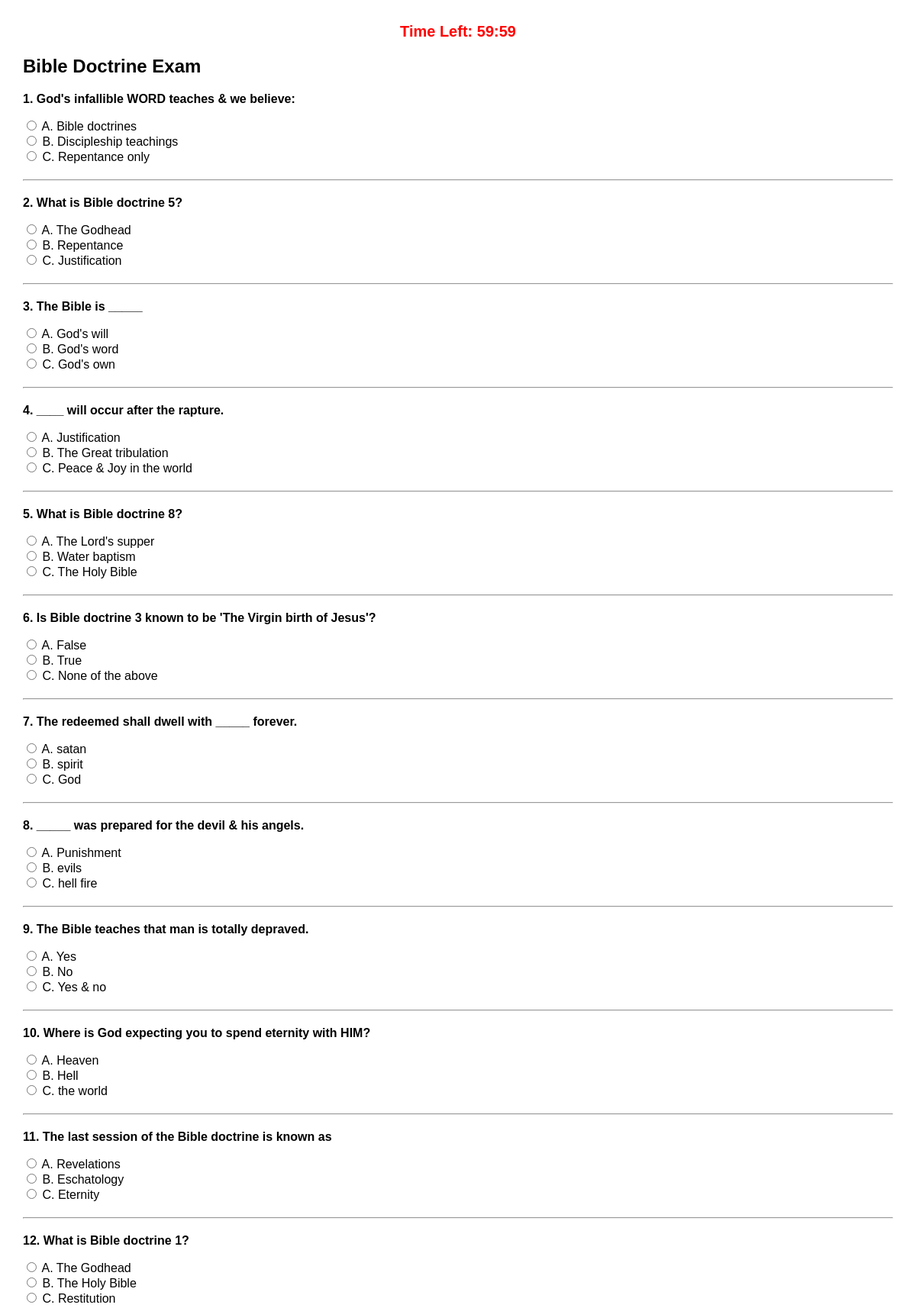
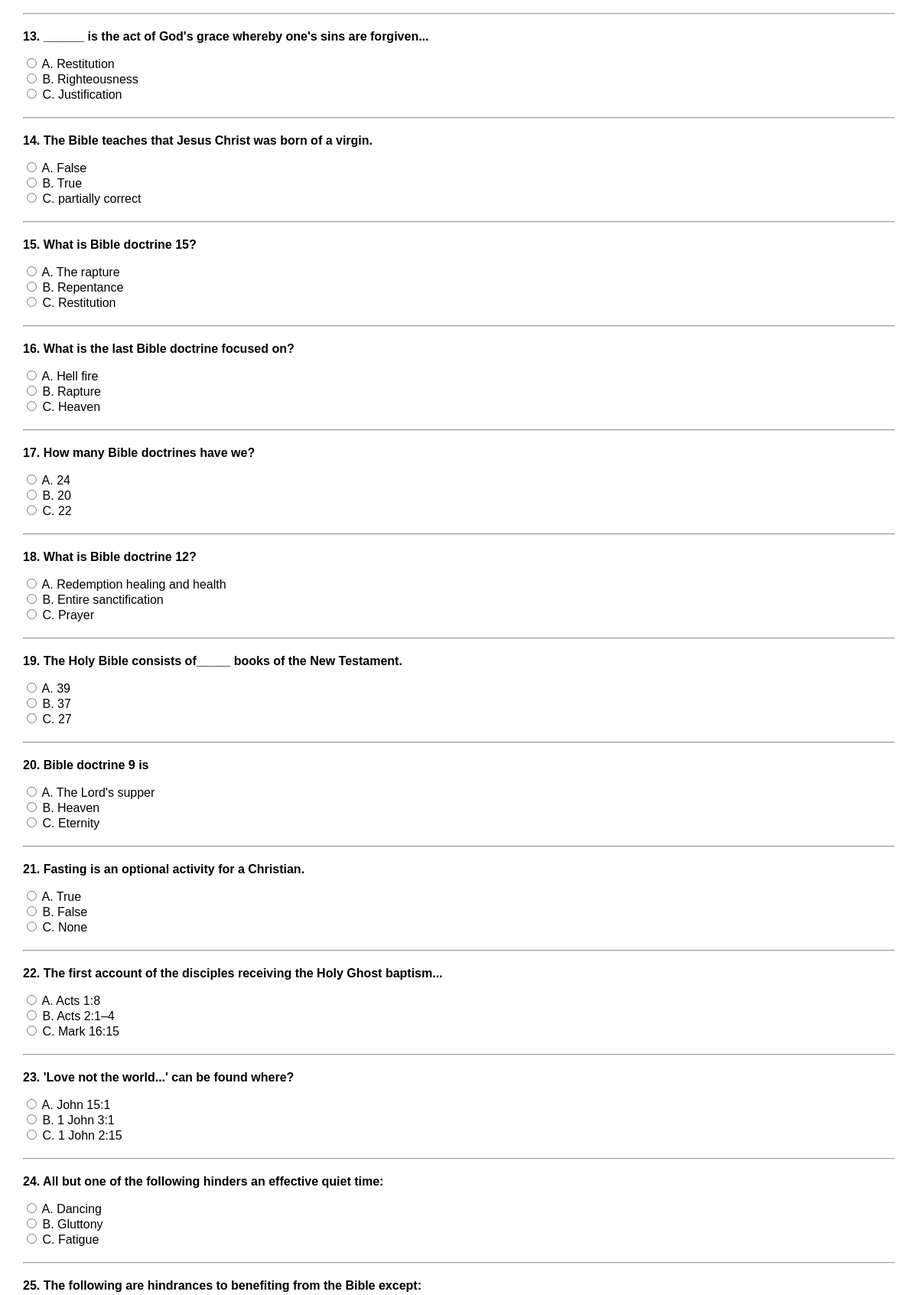
The app's page /exam (signed in, upper part) with its own data (2 pictures, top to bottom).
### app.py (models this page shows)
class Question(db.Model):
    id = db.Column(db.Integer, primary_key=True)
    text = db.Column(db.String(200), nullable=False)
    option_a = db.Column(db.String(100))
    option_b = db.Column(db.String(100))
    option_c = db.Column(db.String(100))
    correct_answer = db.Column(db.String(1))

### app.py (the view, shortened to what this page needs)
@app.route('/exam', methods=['GET', 'POST'])
def exam():
    if 'user_id' not in session:
        return redirect(url_for('login'))
    user = User.query.get(session['user_id'])
    if user.attempted:
        return "You have already attempted the exam."
    questions = Question.query.all()
    return render_template('exam.html', questions=questions)

### templates/exam.html (shortened to what this page needs)
<!DOCTYPE html>
<html>
<head>
</head>
<body>
    <div class="timer">
        Time Left: <span id="timer">60:00</span>
    </div>
    <h2>Bible Doctrine Exam</h2>
    <form method="POST" id="exam-form">
        {% for q in questions %}
            <div>
                <p><strong>{{ loop.index }}. {{ q.text }}</strong></p>
                <label><input type="radio" name="{{ q.id }}" value="A" required> A. {{ q.option_a }}</label><br>
                <label><input type="radio" name="{{ q.id }}" value="B"> B. {{ q.option_b }}</label><br>
                <label><input type="radio" name="{{ q.id }}" value="C"> C. {{ q.option_c }}</label>
            </div>
            <hr>
        {% endfor %}
    </form>
</body>
</html>

### templates/exam.html (style rules this page uses)
body { font-family: Arial, sans-serif; margin: 30px; }
.timer { text-align: center; font-weight: bold; font-size: 20px; color: red; margin-bottom: 20px; }
hr { margin: 20px 0; }

### records on screen
Question: text "God's infallible WORD teaches & we believe:", option_a "Bible doctrines", option_b "Discipleship teachings", option_c "Repentance only"
Question: text "What is Bible doctrine 5?", option_a "The Godhead", option_b "Repentance", option_c "Justification"
Question: text "The Bible is _____", option_a "God's will", option_b "God's word", option_c "God's own"
Question: text "____ will occur after the rapture.", option_a "Justification", option_b "The Great tribulation", option_c "Peace & Joy in the world"
Question: text "What is Bible doctrine 8?", option_a "The Lord's supper", option_b "Water baptism", option_c "The Holy Bible"
Question: text "Is Bible doctrine 3 known to be 'The Virgin birth of Jesus'?", option_a "False", option_b "True", option_c "None of the above"
Question: text "The redeemed shall dwell with _____ forever.", option_a "satan", option_b "spirit", option_c "God"
Question: text "_____ was prepared for the devil & his angels.", option_a "Punishment", option_b "evils", option_c "hell fire"
Question: text "The Bible teaches that man is totally depraved.", option_a "Yes", option_b "No", option_c "Yes & no"
Question: text "Where is God expecting you to spend eternity with HIM?", option_a "Heaven", option_b "Hell", option_c "the world"
Question: text "The last session of the Bible doctrine is known as", option_a "Revelations", option_b "Eschatology", option_c "Eternity"
Question: text "What is Bible doctrine 1?", option_a "The Godhead", option_b "The Holy Bible", option_c "Restitution"
Question: text "______ is the act of God's grace whereby one's sins are forgiven...", option_a "Restitution", option_b "Righteousness", option_c "Justification"
Question: text "The Bible teaches that Jesus Christ was born of a virgin.", option_a "False", option_b "True", option_c "partially correct"
Question: text "What is Bible doctrine 15?", option_a "The rapture", option_b "Repentance", option_c "Restitution"
Question: text "What is the last Bible doctrine focused on?", option_a "Hell fire", option_b "Rapture", option_c "Heaven"
Question: text "How many Bible doctrines have we?", option_a "24", option_b "20", option_c "22"
Question: text "What is Bible doctrine 12?", option_a "Redemption healing and health", option_b "Entire sanctification", option_c "Prayer"
Question: text "The Holy Bible consists of_____ books of the New Testament.", option_a "39", option_b "37", option_c "27"
Question: text "Bible doctrine 9 is", option_a "The Lord's supper", option_b "Heaven", option_c "Eternity"
Question: text "Fasting is an optional activity for a Christian.", option_a "True", option_b "False", option_c "None"
Question: text "The first account of the disciples receiving the Holy Ghost baptism...", option_a "Acts 1:8", option_b "Acts 2:1–4", option_c "Mark 16:15"
Question: text "'Love not the world...' can be found where?", option_a "John 15:1", option_b "1 John 3:1", option_c "1 John 2:15"
Question: text "All but one of the following hinders an effective quiet time:", option_a "Dancing", option_b "Gluttony", option_c "Fatigue"
Question: text "The following are hindrances to benefiting from the Bible except:"
